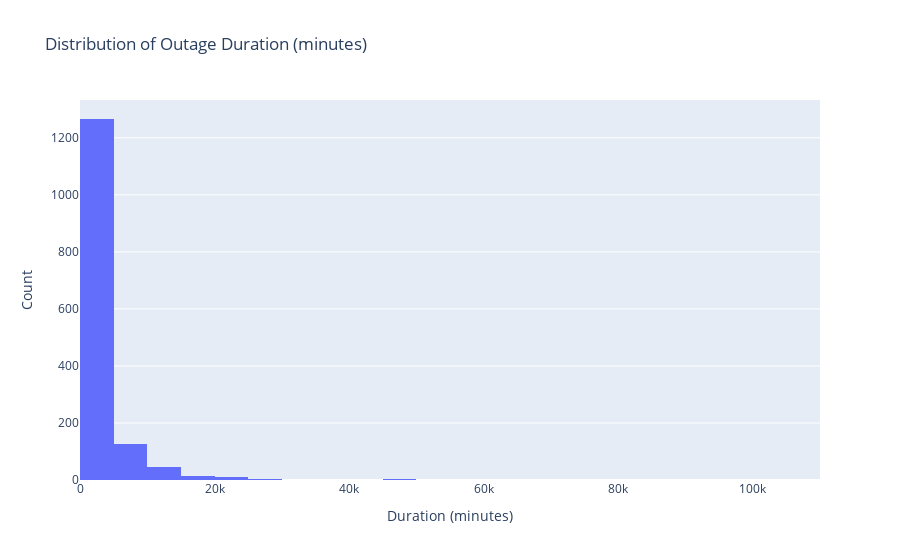

The notebook cell this image was saved under:
### Code cell
# Histogram of outage duration
fig = px.histogram(
    df_clean, x='OUTAGE.DURATION',
    nbins=50,
    title='Distribution of Outage Duration (minutes)'
)
fig.update_layout(xaxis_title='Duration (minutes)', yaxis_title='Count')
fig.show()

### Figure 1 — Plotly figure (JSON) as saved in the notebook; plotly's stock layout.template omitted (floating-point values rounded to 4 significant figures; data arrays with more than 128 entries replaced by an {"elided": "..."} marker saying what was removed)
{"data": [{"alignmentgroup": "True", "bingroup": "x", "hovertemplate": "OUTAGE.DURATION=%{x}<br>count=%{y}<extra></extra>", "legendgroup": "", "marker": {"color": "#636efa", "pattern": {"shape": ""}}, "name": "", "nbinsx": 50, "offsetgroup": "", "orientation": "v", "showlegend": false, "type": "histogram", "x": {"elided": "1476 int values"}, "xaxis": "x", "yaxis": "y"}], "layout": {"autosize": true, "barmode": "relative", "legend": {"tracegroupgap": 0}, "title": {"text": "Distribution of Outage Duration (minutes)"}, "xaxis": {"anchor": "y", "autorange": true, "domain": [0, 1], "range": [-0.5, 110000.0], "title": {"text": "Duration (minutes)"}, "type": "linear"}, "yaxis": {"anchor": "x", "autorange": true, "domain": [0, 1], "range": [0, 1333.0], "title": {"text": "Count"}}}}
